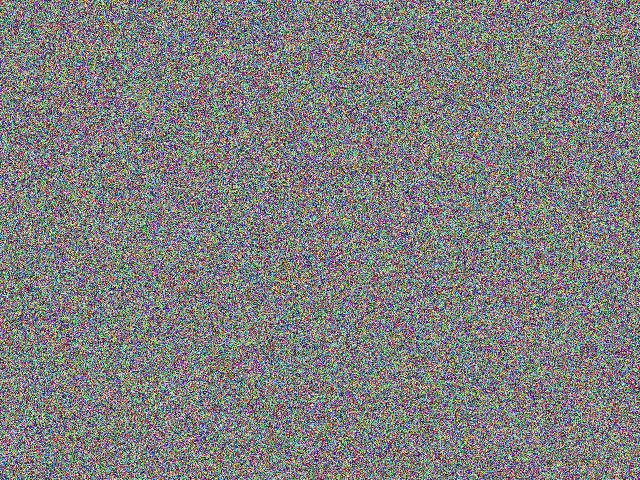
#> input picture backend/sample_data/sample_shelf.jpg, 640 x 480 px
$ python -i quality_filter.py   (imports and definitions only)   (older library calls are emulated)
#> lines starting #> are read from the running program, lines starting #| are printed output that depends on the picture
"""Frame quality filtering: drop blurry/dark/overexposed/duplicate frames,
then pick a small, time-diverse, high-sharpness set of frames to send to the
(expensive) vision model.

Every sampled frame - selected, rejected, or simply outcompeted by a sharper
frame in the same time window - gets a `FrameQualityRecord` so the "Analyzed
Media" trace/UI can show the *complete* picture of what was captured, not
just a curated highlight reel.

Kept as pure numpy/OpenCV functions with no file I/O so this module is
trivially unit-testable with synthetic images.
"""
from __future__ import annotations

import base64
from dataclasses import dataclass, field
from typing import Optional

import cv2
import numpy as np

from video.frame_extractor import SampledFrame

DARK_BRIGHTNESS_THRESHOLD = 40.0
OVEREXPOSED_BRIGHTNESS_THRESHOLD = 215.0
GALLERY_THUMBNAIL_MAX = 12
THUMBNAIL_WIDTH = 160


# [48 lines left out: functions compute_blur_score, compute_brightness_score, compute_quality_score, make_thumbnail_data_uri, compute_average_hash, not called in this run]


def hamming_distance(a: int, b: int) -> int:
    return bin(a ^ b).count("1")


@dataclass
class RejectedFrame:
    frame_id: str
    timestamp_sec: float
    reason: str
    blur_score: float


@dataclass
class FrameQualityRecord:
    """One record per sampled frame - selected, defect-rejected, or simply
    outcompeted for a selection slot - so nothing sampled from the source
    video silently disappears from the trace."""

    frame_id: str
    timestamp_sec: float
    blur_score: float
    brightness_score: float
    quality_score: float
    selected: bool
    rejection_reason: Optional[str] = None
    thumbnail: Optional[str] = None

    # [13 lines left out: function to_dict, not called in this run]


@dataclass
class QualityFilterResult:
    selected: list[SampledFrame]
    rejected: list[RejectedFrame] = field(default_factory=list)
    frames_sampled: int = 0
    quality_records: list[FrameQualityRecord] = field(default_factory=list)

    @property
    def frames_kept(self) -> int:
        return len(self.selected)

    # [11 lines left out: function to_trace_dict, not called in this run]


def filter_and_select(
    frames: list[SampledFrame],
    blur_variance_threshold: float = 60.0,
    duplicate_hash_threshold: int = 6,
    max_frames_for_vision: int = 5,
    dark_brightness_threshold: float = DARK_BRIGHTNESS_THRESHOLD,
    overexposed_brightness_threshold: float = OVEREXPOSED_BRIGHTNESS_THRESHOLD,
    gallery_thumbnail_max: int = GALLERY_THUMBNAIL_MAX,
) -> QualityFilterResult:
    """Defect rejection (blur -> dark -> overexposed -> near-duplicate) ->
    time-bucketed sharpness selection. Every input frame ends up with exactly
    one `FrameQualityRecord`, whether it was defect-rejected, outcompeted for
    a selection slot, or ultimately sent to the vision model.
    """
    rejected: list[RejectedFrame] = []
    survivors: list[tuple[SampledFrame, float, int]] = []
    records: dict[str, FrameQualityRecord] = {}

    last_kept_hash: int | None = None
    for frame in frames:
        blur_score = compute_blur_score(frame.image)
        brightness_score = compute_brightness_score(frame.image)
        quality_score = compute_quality_score(blur_score, brightness_score, blur_variance_threshold)

        if blur_score < blur_variance_threshold:
            rejected.append(RejectedFrame(frame.frame_id, frame.timestamp_sec, "blurry", blur_score))
            records[frame.frame_id] = FrameQualityRecord(
                frame.frame_id, frame.timestamp_sec, blur_score, brightness_score, quality_score, selected=False, rejection_reason="motion blur"
            )
            continue

        if brightness_score < dark_brightness_threshold:
            rejected.append(RejectedFrame(frame.frame_id, frame.timestamp_sec, "too dark", blur_score))
            records[frame.frame_id] = FrameQualityRecord(
                frame.frame_id, frame.timestamp_sec, blur_score, brightness_score, quality_score, selected=False, rejection_reason="too dark"
            )
            continue

        if brightness_score > overexposed_brightness_threshold:
            rejected.append(RejectedFrame(frame.frame_id, frame.timestamp_sec, "overexposed (glare)", blur_score))
            records[frame.frame_id] = FrameQualityRecord(
                frame.frame_id, frame.timestamp_sec, blur_score, brightness_score, quality_score, selected=False, rejection_reason="overexposed (glare)"
            )
            continue

        phash = compute_average_hash(frame.image)
        if last_kept_hash is not None and hamming_distance(phash, last_kept_hash) <= duplicate_hash_threshold:
            rejected.append(RejectedFrame(frame.frame_id, frame.timestamp_sec, "near-duplicate of previous frame", blur_score))
            records[frame.frame_id] = FrameQualityRecord(
                frame.frame_id, frame.timestamp_sec, blur_score, brightness_score, quality_score, selected=False, rejection_reason="near-duplicate frame"
            )
            continue

        survivors.append((frame, blur_score, phash))
        last_kept_hash = phash
        records[frame.frame_id] = FrameQualityRecord(
            frame.frame_id, frame.timestamp_sec, blur_score, brightness_score, quality_score, selected=False, rejection_reason=None
        )

    selected = _select_time_diverse_sharpest(survivors, max_frames_for_vision)
    selected_ids = {f.frame_id for f in selected}

    for survivor_frame, _, _ in survivors:
        record = records[survivor_frame.frame_id]
        if survivor_frame.frame_id in selected_ids:
            record.selected = True
        else:
            record.rejection_reason = "not selected - a sharper frame was chosen from this time window"

    _assign_gallery_thumbnails(frames, records, selected_ids, gallery_thumbnail_max)

    ordered_records = sorted(records.values(), key=lambda r: r.timestamp_sec)
    return QualityFilterResult(selected=selected, rejected=rejected, frames_sampled=len(frames), quality_records=ordered_records)


# [45 lines left out: functions _assign_gallery_thumbnails, _select_time_diverse_sharpest, not called in this run]

>>> import cv2
>>> picture = cv2.imread('../sample_data/sample_shelf.jpg', cv2.IMREAD_GRAYSCALE)
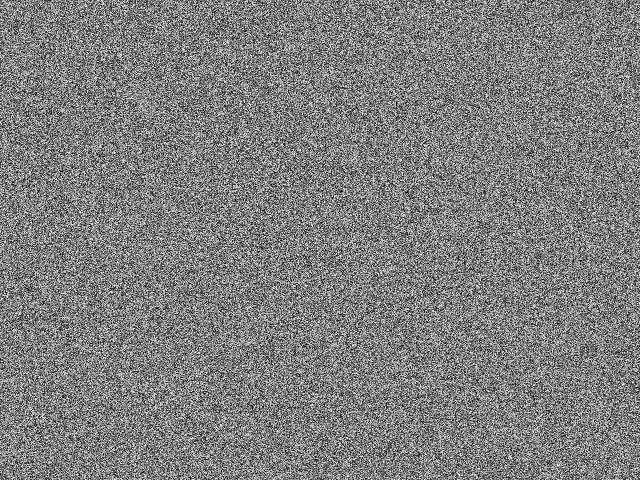
#> picture: shape (480, 640); min 0, max 255, mean 126.9
>>> result = filter_and_select(picture)
#> the loop in filter_and_select, `for frame in frames:` made 1 pass
#> after the loop in filter_and_select, `for frame in frames:`: records = 0 items; rejected = []
#> (the run stopped early here; a loop or call above may not have finished)
